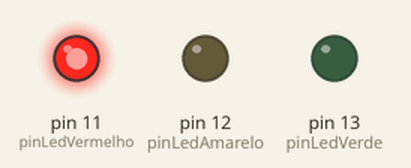
Recording of a sketch running on a simulated Arduino Uno, built with avr-gcc and run on an emulated ATmega328P. Parts: output pins drawn as LEDs (lit = HIGH).

Above: at 3.0 s.
At 8.0 s:
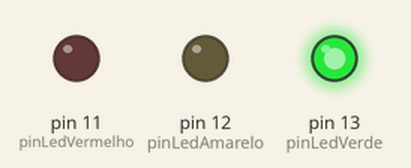
At 11.0 s:
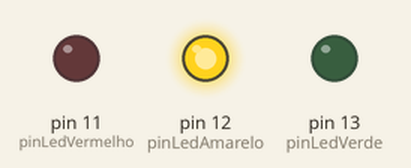
Timing chart, 0 to 15.6 s (numbered marks = the images above):
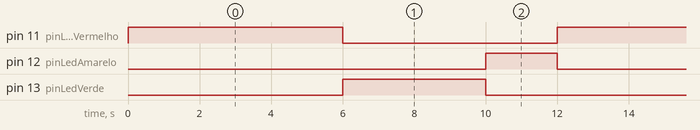

The sketch:

aula_32_semaforo_sem_delay_1.ino
```cpp
/*
Autor: Bianca
Nome da programação: Semaforo
Descrição:Fazer um semaforo sem o uso do delay
Data: 10/03/25
*/

#define pinLedVerde 13
#define pinLedAmarelo 12
#define pinLedVermelho 11
unsigned long tempoInicial=0;
unsigned long tempoVerde= 4000;
unsigned long tempoAmarelo= 2000;
unsigned long tempoVermelho=6000;
char faseSemaforo=0;

void setup()
{
 pinMode (pinLedVerde,OUTPUT);
 pinMode (pinLedAmarelo,OUTPUT);
 pinMode (pinLedVermelho,OUTPUT);
}

void loop()
{
 unsigned long tempoAtual=millis();
  if (faseSemaforo == 0)
  {
    digitalWrite (pinLedVermelho,HIGH);
    digitalWrite (pinLedAmarelo,LOW);
    digitalWrite (pinLedVerde,LOW);

    if (tempoAtual-tempoInicial >=tempoVermelho)
    {
      faseSemaforo=1;
      tempoInicial=tempoAtual;
    }
  }


  else if (faseSemaforo == 1)
  {
   digitalWrite (pinLedVerde,HIGH);
   digitalWrite (pinLedAmarelo,LOW);
   digitalWrite (pinLedVermelho,LOW);
  if (tempoAtual-tempoInicial >=tempoVerde)
  {
   faseSemaforo =2;
  tempoInicial=tempoAtual;
  }
    }
    else if (faseSemaforo==2)
    {
    digitalWrite (pinLedAmarelo,HIGH);
    digitalWrite (pinLedVermelho,LOW);
    digitalWrite (pinLedVerde,LOW);
    if (tempoAtual-tempoInicial >= tempoAmarelo)
    {
   faseSemaforo = 0;
 tempoInicial=tempoAtual;
}

}
}
```

Measured:
- by itself, pin 11 (pinLedVermelho): alternates HIGH for 6.0 s and LOW for 6.0 s
- by itself, pin 12 (pinLedAmarelo): alternates HIGH for 2.0 s and LOW for 10.0 s
- by itself, pin 13 (pinLedVerde): alternates HIGH for 4.0 s and LOW for 8.0 s
